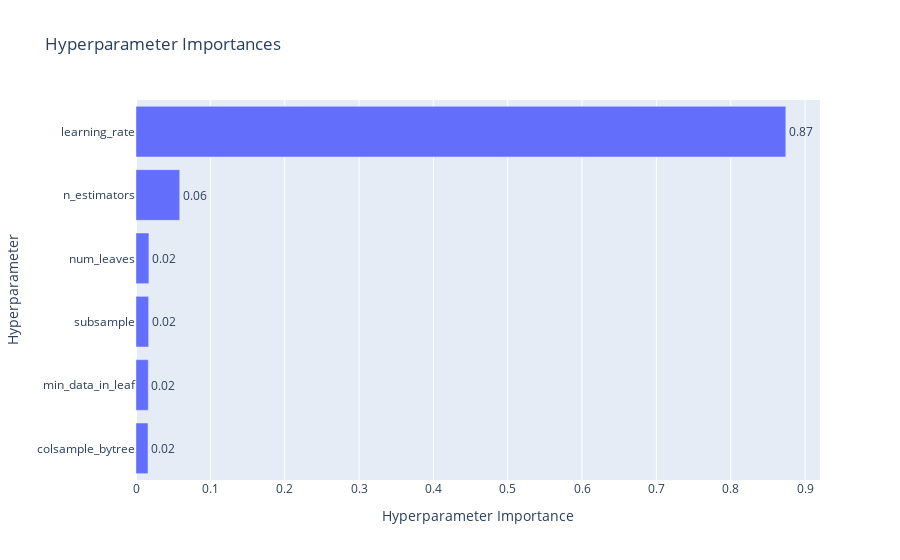

Write notebook code for a chart like this one.
### Code cell
# 하이퍼파라미터별 중요도를 확인할 수 있는 그래프
optuna.visualization.plot_param_importances(study_lgbm)

### Figure 1 — Plotly figure (JSON) as saved in the notebook; plotly's stock layout.template omitted (floating-point values rounded to 4 significant figures)
{"data": [{"cliponaxis": false, "hovertemplate": ["colsample_bytree (FloatDistribution): 0.016172988219618295<extra></extra>", "min_data_in_leaf (IntDistribution): 0.016520305671495157<extra></extra>", "subsample (FloatDistribution): 0.017033282672681706<extra></extra>", "num_leaves (IntDistribution): 0.01735640352135294<extra></extra>", "n_estimators (IntDistribution): 0.05882730350708128<extra></extra>", "learning_rate (FloatDistribution): 0.8740897164077707<extra></extra>"], "name": "Objective Value", "orientation": "h", "text": ["0.02", "0.02", "0.02", "0.02", "0.06", "0.87"], "textposition": "outside", "type": "bar", "x": [0.01617, 0.01652, 0.01703, 0.01736, 0.05883, 0.8741], "y": ["colsample_bytree", "min_data_in_leaf", "subsample", "num_leaves", "n_estimators", "learning_rate"]}], "layout": {"title": {"text": "Hyperparameter Importances"}, "xaxis": {"title": {"text": "Hyperparameter Importance"}}, "yaxis": {"title": {"text": "Hyperparameter"}}}}
